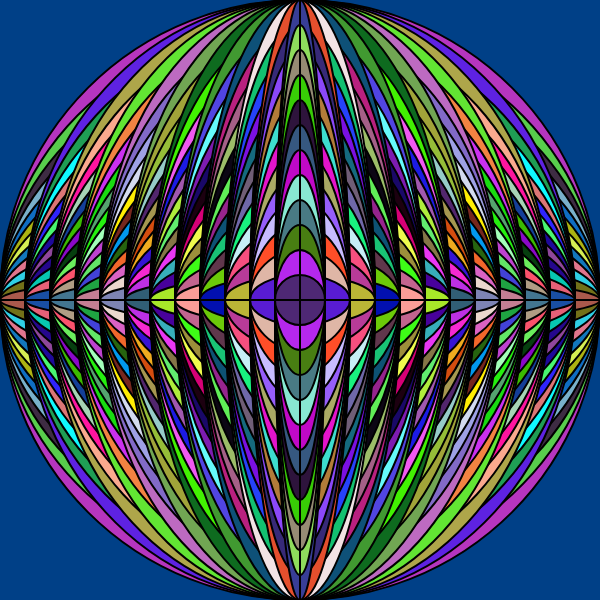
Frame 1 (no input)
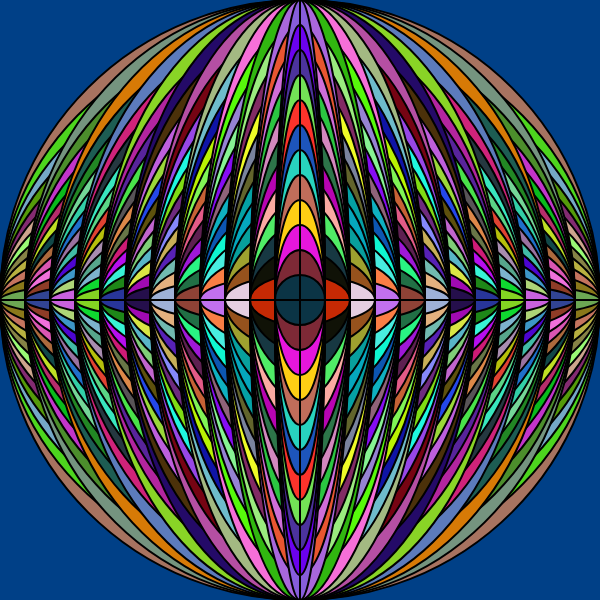
Frame 60 (no input)
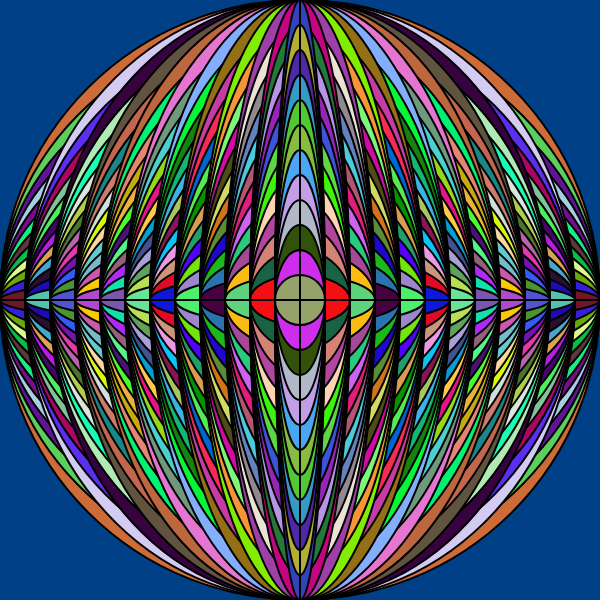
Frame 120 (the mouse pressed at the canvas centre since frame 60)

The p5.js sketch that drew these frames (run headless with seeded random() and noise() and a simulated clock; from frame 60 on, the mouse is pressed at the canvas centre):

// p5.js sketch
// ── sketch.js
/*  
nested loop that draws circles with different dimensions to the canvas. 
example by Dawn C. Hayes March, 2017
and revised by nel gutierrez
*/


function setup() {
	createCanvas(600,600);//creates canvas
	
}

function draw() {
  background(0, 64, 135); //sets BG
	strokeWeight(2);//thickness of the border of the circle
	//stroke(255);

	for (var i = width; i >= 0; i -= 50) { // variable I will hold the value for the width of the circle
		for (var j = height; j >= 0; j -= 50) { // variable J will hold the value for the height of the circle
			fill(random(255), random(255), random(255)); // fill random color
			ellipse(300, 300, i, j); // draw at position 300x300 which is the center
			                          //creates circles with diff dimensions
		}
	}
}
